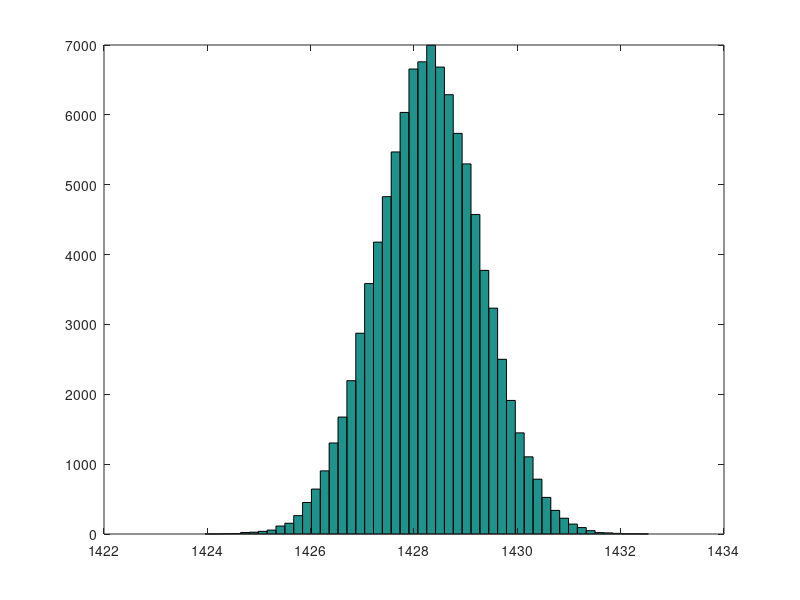

The MATLAB source for this figure: (Note: this script raises an error after producing the figure.)
%% Test script to understand/approximate noncentral chi distribution
%% Create empirical distribution in the real case
nc = 8;
ns = 100000;

mu = linspace(0.1, 0.8, nc);            % Coil-dependent means
sd = 1e-3 * ones(1, nc);                % Same standard deviation 
X = NaN(ns, nc);
for i = 1:nc
    X(:,i) = mu(i) + sd(i) .* randn(ns,1);
end

Z = sqrt(sum((X ./ repmat(sd, [ns 1])).^2, 2));
figure; hist(Z, 50); 
mean_emp = mean(Z);
var_emp = var(Z);

% Compare with theoretical distribution
lam = sqrt(sum((mu ./ sd).^2)); 
mean_theo = sqrt(pi/2) * mfun('L', 1/2, nc/2-1, -lam.^2/2); 
var_theo = nc + lam.^2 - mean_theo.^2;

%% Create empirical distribution in the complex case 
nc = 8;
ns = 100000;

mu = linspace(0, 0, nc);
%mu = linspace(0.1, 0.8, nc) .* exp(1i * linspace(0.1, 0.8, nc));
sd_r = (1e-3/sqrt(2)) * ones(1, nc);
sd_i = sd_r;                            % Circularly symmetric assumption
X = NaN(ns, nc);
for i = 1:nc
    X(:,i) = mu(i) + (sd_r(i).*randn(ns,1)) + (1i.*sd_i(i).*randn(ns,1));
end

Z = sqrt(sum(abs(X ./ repmat(sd_r, [ns 1])).^2, 2));
figure; hist(Z, 50);
mean_emp = mean(Z); 
var_emp = var(Z); 

% Compare with theoretical distribution 
lam = sqrt(sum((abs(mu) ./ sd_r).^2));
mean_theo = sqrt(pi/2) * mfun('L', 1/2, nc-1, -lam.^2/2);
var_theo = 2*nc + lam.^2 - mean_theo.^2;